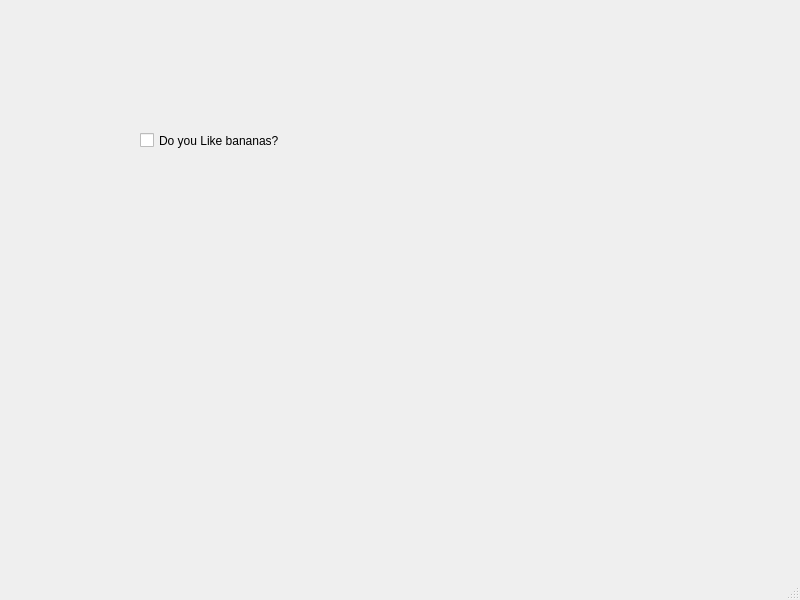
<?xml version="1.0" encoding="UTF-8"?>
<ui version="4.0">
 <class>MainWindow</class>
 <widget class="QMainWindow" name="MainWindow">
  <property name="geometry">
   <rect>
    <x>0</x>
    <y>0</y>
    <width>800</width>
    <height>600</height>
   </rect>
  </property>
  <property name="windowTitle">
   <string>MainWindow</string>
  </property>
  <widget class="QWidget" name="centralwidget">
   <widget class="QCheckBox" name="checkBox">
    <property name="geometry">
     <rect>
      <x>140</x>
      <y>110</y>
      <width>221</width>
      <height>61</height>
     </rect>
    </property>
    <property name="text">
     <string>Do you Like bananas?</string>
    </property>
   </widget>
  </widget>
  <widget class="QMenuBar" name="menubar">
   <property name="geometry">
    <rect>
     <x>0</x>
     <y>0</y>
     <width>800</width>
     <height>23</height>
    </rect>
   </property>
  </widget>
  <widget class="QStatusBar" name="statusbar"/>
 </widget>
 <resources/>
 <connections/>
</ui>
